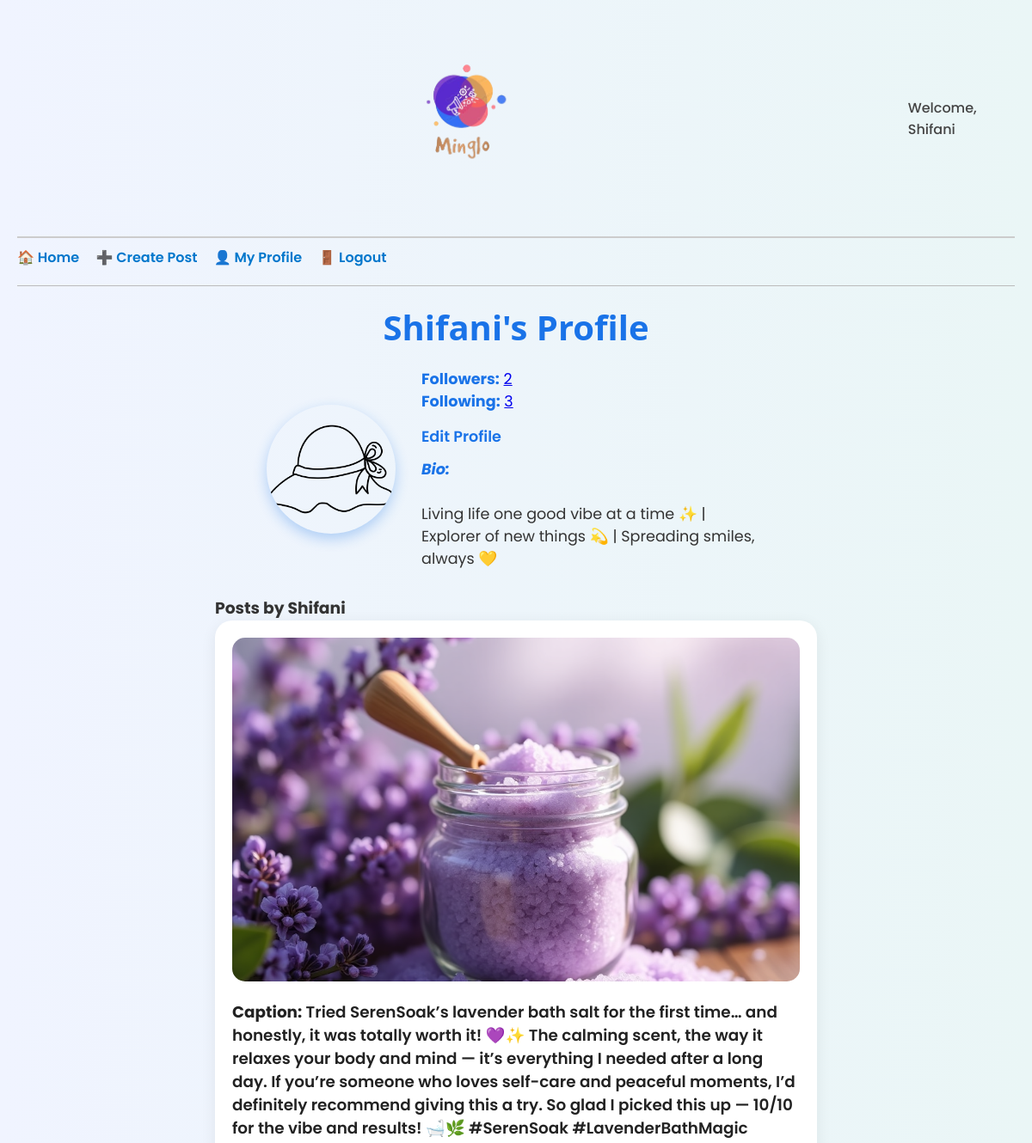
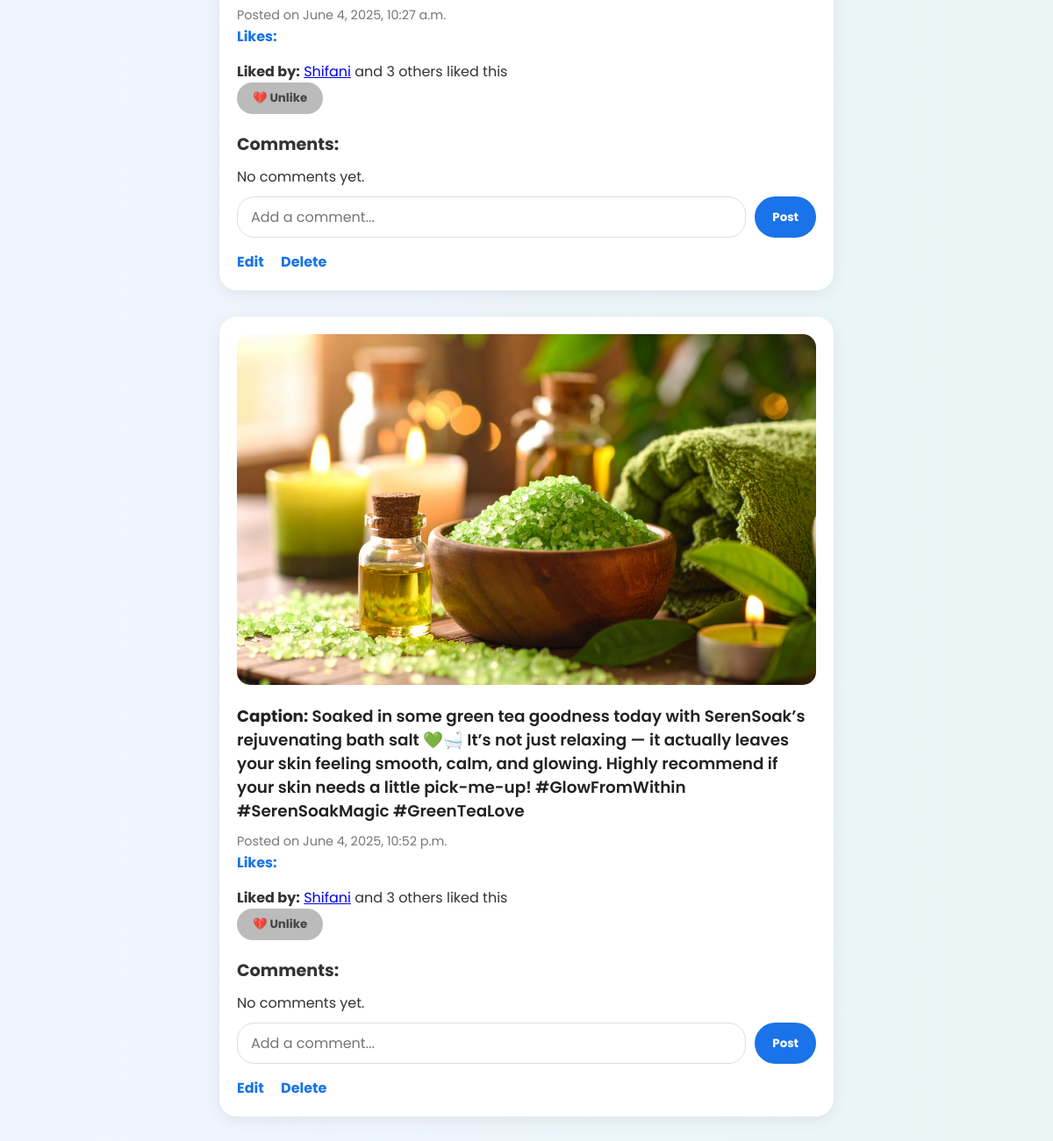
The app's page /profile/Shifani/ (signed in) with its own data (2 pictures, top to bottom).
### socialapp/models.py (models this page shows, shortened)
class Profile(models.Model):
    user = models.OneToOneField(User, on_delete=models.CASCADE, related_name='profile')
    bio = models.TextField(blank=True)
    profile_pic = models.ImageField(upload_to='profile_pics/', blank=True, null=True)
    followers = models.ManyToManyField(User, related_name='following', blank=True)  # Optional followers

class Post(models.Model):
    user = models.ForeignKey(User, on_delete=models.CASCADE)
    caption = models.TextField()
    image = models.ImageField(upload_to='posts/')
    created_at = models.DateTimeField(auto_now_add=True)

### socialapp/views.py (the view)
# urls.py: path('profile/<str:username>/', views.profile_view, name='profile'),
def profile_view(request, username):
    from django.contrib.auth.models import User
    profile_user = User.objects.get(username=username)
    profile = profile_user.profile
    posts = Post.objects.filter(user=profile_user)
    user_liked_posts = []
    if request.user.is_authenticated:
        user_liked_posts = Like.objects.filter(user=request.user).values_list('post_id', flat=True)
    for post in posts:
        likes = post.likes.all()
        liked_users = [like.user for like in likes]  # full User objects
        post.like_count = likes.count()
        if liked_users:
            post.first_liker = liked_users[0]  # First user who liked
            post.other_likers_count = len(liked_users) - 1
        else:
            post.first_liker = None
            post.other_likers_count = 0
    return render(request, 'socialapp/profile.html', {
        'profile_user': profile_user,
        'profile': profile,
        'posts': posts,
        'user_liked_posts': user_liked_posts,
    })

### socialapp/templates/socialapp/profile.html (shortened to what this page needs)
{% extends 'socialapp/base.html' %}
{% load static %}
{% block content %}
<h2>{{ profile_user.username }}'s Profile</h2>
<div class="profile-header">
    {% if profile.profile_pic %}
        <img src="{{ profile.profile_pic.url }}" alt="Profile picture" class="profile-pic">
    {% else %}
        <img src="{% static 'default.png' %}" alt="Default profile" class="profile-pic">
    {% endif %}
    <div class="profile-info">
        <p><strong>Followers:</strong> <a href="{% url 'followers_list' profile_user.username %}">{{ profile.followers.count }}</a></p>
        <p><strong>Following:</strong> <a href="{% url 'following_list' profile_user.username %}">{{ profile_user.following.count }}</a></p>
        {% if request.user == profile_user %}
            <a href="{% url 'edit_profile' profile_user.username %}" class="edit-profile-link">Edit Profile</a>
        {% endif %}
        <p class="bio"><strong>Bio:</strong><br> {{ profile.bio|linebreaks }}</p>
    </div>
</div>
<div class="posts-container">
    <h3>Posts by {{ profile_user.username }}</h3>
    {% for post in posts %}
        <div class="post-card">
            {% if post.image %}
                <img src="{{ post.image.url }}" alt="Post image" class="post-image"><br>
            {% endif %}
            <p class="caption"><strong>Caption:</strong> {{ post.caption }}</p>
            <small class="post-date">Posted on {{ post.created_at }}</small>
            <div class="likes-section">
                <strong>Likes:</strong> {{ post.like_set.count }}
            </div>
            {% if post.first_liker %}
                <p>
                    <strong>Liked by:</strong>
                    <a href="{% url 'profile' post.first_liker.username %}">{{ post.first_liker.username }}</a>
                    {% if post.other_likers_count > 0 %}
                        and {{ post.other_likers_count }} other{{ post.other_likers_count|pluralize }} liked this
                    {% else %}
                        liked this
                    {% endif %}
                </p>
            {% else %}
                <p>No likes yet.</p>
            {% endif %}
            {% if user.is_authenticated %}
                <form method="post" action="{% url 'toggle_like' post.id %}" class="like-form">
                    {% if post.id in user_liked_posts %}
                        <button type="submit" class="unlike">💔 Unlike</button>
                    {% else %}
                        <button type="submit">❤️ Like</button>
                    {% endif %}
                </form>
            {% endif %}
            <div class="comments-section">
                <h4>Comments:</h4>
                {% for comment in post.comment_set.all %}
                    <div class="comment">
                        <strong>{{ comment.user.username }}:</strong> {{ comment.content }}
                    </div>
                {% empty %}
                    <p>No comments yet.</p>
                {% endfor %}
                {% if user.is_authenticated %}
                    <form method="post" action="{% url 'add_comment' post.id %}" class="comment-form">
                        <input type="text" name="content" placeholder="Add a comment..." required>
                        <button type="submit">Post</button>
                    </form>
                {% endif %}
            </div>
            {% if post.user == request.user %}
                <div class="post-actions">
                    <a href="{% url 'edit_post' post.id %}">Edit</a>
                    <a href="{% url 'delete_post' post.id %}">Delete</a>
                </div>
            {% endif %}
        </div>
    {% empty %}
        <p style="text-align:center; font-style: italic; color: #777;">No posts yet.</p>
    {% endfor %}
</div>
{% endblock %}

### socialapp/templates/socialapp/base.html (shortened to what this page needs)
{% load static %}
<!DOCTYPE html>
<html lang="en">
<head>
</head>
<body>
<header>
    <div class="logo-container">
        <img src="{% static 'images/minglo_logo.png' %}" alt="Minglo Logo">
    </div>
    <div class="welcome-msg">
        {% if user.is_authenticated %}
            Welcome, {{ user.username }}
        {% endif %}
    </div>
</header>
<nav>
    {% if user.is_authenticated %}
        <a href="{% url 'home' %}">🏠 Home</a>
        <a href="{% url 'create_post' %}">➕ Create Post</a>
        <a href="{% url 'profile' user.username %}">👤 My Profile</a>
        <a href="{% url 'logout' %}">🚪 Logout</a>
    {% else %}
        <a href="{% url 'login' %}">🔐 Login</a>
        <a href="{% url 'register' %}">📝 Register</a>
    {% endif %}
</nav>
<hr>
{% block content %}{% endblock %}
</body>
</html>

### socialapp/templates/socialapp/base.html (style rules this page uses)
* { margin: 0; padding: 0; box-sizing: border-box; font-family: 'Poppins', sans-serif; }
body { background: linear-gradient(to right, #f0f4ff, #eaf6f6); color: #333; padding: 20px; transition: all 0.3s ease; }
header { display: flex; align-items: center; justify-content: space-between; padding-bottom: 15px; border-bottom: 2px solid #ccc; }
.logo-container { display: flex; align-items: center; justify-content: center; height: 240px; width: 100%; animation: fadeInLogo 1s ease-in-out; }
.logo-container img { height: 240px; transition: transform 0.3s ease; }
.welcome-msg { font-size: 1rem; font-weight: 500; margin-bottom: 5px; color: #444; }
nav { margin-top: 10px; }
nav a { text-decoration: none; margin-right: 15px; color: #0077cc; font-weight: 600; transition: color 0.3s ease, background-color 0.3s ease; }
hr { margin: 20px 0; border: none; border-top: 1px solid #bbb; }

### socialapp/templates/socialapp/profile.html (style rules this page uses)
h2 { font-family: 'Segoe UI', Tahoma, Geneva, Verdana, sans-serif; font-weight: 700; font-size: 2.5rem; color: #1a73e8; margin-bottom: 20px; text-align: center; }
.profile-header { display: flex; flex-wrap: wrap; align-items: center; justify-content: center; gap: 30px; margin-bottom: 30px; }
.profile-pic { border-radius: 50%; width: 150px; height: 150px; object-fit: cover; box-shadow: 0 6px 15px rgba(26,115,232,0.3); transition: transform 0.3s ease; }
.profile-info { max-width: 400px; text-align: left; font-family: 'Segoe UI', Tahoma, Geneva, Verdana, sans-serif; font-size: 1.1rem; color: #333; }
.profile-info strong { color: #1a73e8; }
.bio { white-space: pre-wrap; margin-top: 10px; font-style: italic; color: #555; }
a.edit-profile-link { display: inline-block; margin-top: 15px; font-weight: 600; color: #1a73e8; text-decoration: none; border-bottom: 2px solid transparent; transition: border-color 0.3s ease; }
.posts-container { max-width: 700px; margin: 0 auto; }
.post-card { background: white; box-shadow: 0 4px 18px rgba(0,0,0,0.07); border-radius: 20px; padding: 20px; margin-bottom: 30px; transition: transform 0.3s ease, box-shadow 0.3s ease; }
.post-image { width: 100%; max-height: 400px; object-fit: cover; border-radius: 15px; margin-bottom: 15px; }
.caption { font-size: 1.15rem; color: #222; margin-bottom: 8px; font-weight: 600; }
.post-date { font-size: 0.9rem; color: #777; margin-bottom: 15px; }
.likes-section { font-size: 1rem; margin-bottom: 15px; color: #1a73e8; }
.likes-section strong { font-weight: 700; }
.like-form button { background: #e0245e; color: white; border: none; border-radius: 25px; padding: 8px 18px; font-weight: 700; cursor: pointer; transition: background-color 0.3s ease; margin-right: 10px; }
.like-form button.unlike { background: #bbb; color: #444; }
.comments-section { margin-top: 20px; }
.comments-section h4 { font-size: 1.2rem; margin-bottom: 10px; color: #333; }
.comment-form { display: flex; gap: 10px; margin-top: 10px; }
.comment-form input[type="text"] { flex-grow: 1; padding: 10px 15px; border-radius: 20px; border: 1.5px solid #ddd; font-size: 1rem; transition: border-color 0.3s ease; }
.comment-form button { background: #1a73e8; color: white; border: none; border-radius: 25px; padding: 10px 20px; font-weight: 700; cursor: pointer; transition: background-color 0.3s ease; }
.post-actions { margin-top: 15px; }
.post-actions a { margin-right: 15px; text-decoration: none; font-weight: 700; color: #1a73e8; transition: color 0.3s ease; }

### records on screen
Profile: followers.count "2", bio "Living life one good vibe at a time ✨ | Explorer of new things 💫 | Spreading smiles, always 💛"
Post: image (picture), caption "Tried SerenSoak’s lavender bath salt for the first time… and honestly, it was totally worth it! 💜✨ The calming scent, the way it relaxes your body and mind — it’s everything I needed after a long day. If you’re someone who loves self-care and peaceful moments, I’d definitely recommend giving this a try. So glad I picked this up — 10/10 for the vibe and results! 🛁🌿 #SerenSoak #LavenderBathMagic", created_at "June 4, 2025, 10:27 a.m.", first_liker.username "Shifani", other_likers_count "3", shows "💔 Unlike", shows "Edit"
Post: image (picture), caption "Soaked in some green tea goodness today with SerenSoak’s rejuvenating bath salt 💚🛁 It’s not just relaxing — it actually leaves your skin feeling smooth, calm, and glowing. Highly recommend if your skin needs a little pick-me-up! #GlowFromWithin #SerenSoakMagic #GreenTeaLove", created_at "June 4, 2025, 10:52 p.m.", first_liker.username "Shifani", other_likers_count "3", shows "💔 Unlike", shows "Edit"

### other values on screen
{{ user.username }} "Shifani"
{{ profile_user.username }} "Shifani"
{{ profile_user.following.count }} "3"
